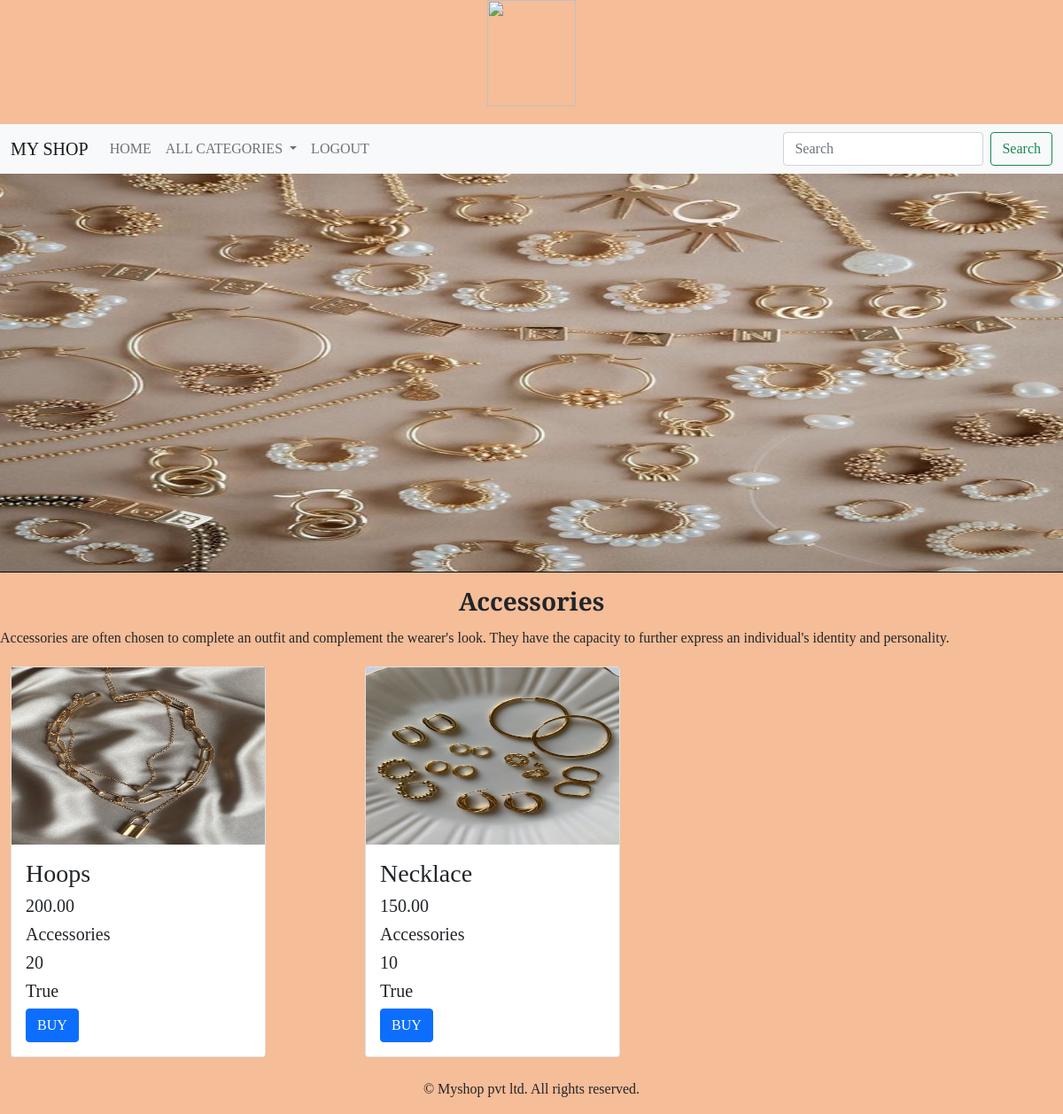
Screenshot of /prod/Accessories/ (signed in) with the database file from the repository.
### shop/models.py (models this page shows, shortened)
class Category(models.Model):
    name=models.CharField(max_length=20)
    desc=models.TextField()
    image=models.ImageField(upload_to="images/category",null=True,blank=True)
    def __str__(self):
        return self.name

class Product(models.Model):
    name=models.CharField(max_length=20)
    desc = models.TextField()
    image = models.ImageField(upload_to="images/category", null=True, blank=True)
    price=models.DecimalField(max_digits=10,decimal_places=2)
    category=models.ForeignKey(Category,on_delete=models.CASCADE)
    stock=models.IntegerField()
    available = models.BooleanField(default=True)
    created = models.DateTimeField(auto_now_add=True)
    updated = models.DateTimeField(auto_now=True)

### shop/views.py (the view)
# urls.py: path('prod/<str:p>/', views.prod, name="prod"),
@login_required
def prod(request, p):
        c = Category.objects.get(name=p)
        j=Product.objects.filter(category=c)
        return render(request, 'products.html', {'c': c,'j':j})

### cart/context_processors.py (called while the page is built)
def total(request):
    item_count=0
    if request.user:
        u=request.user
        try:
            cart=Cart.objects.filter(user=u)
            for i in cart:
                item_count += i.quantity
        except:
            item_count=0
    return{'count':item_count}

### shop/context_processors.py (called while the page is built)
def menu_links(requet):
    c=Category.objects.all()
    return{"links":c}

### templates/products.html
{% extends 'base.html' %}
{% load static %}
{% block content %}
<div>
    <img src="{{ c.image.url }}" height="450px" width="100%">
</div>
<div class="comtainer-fluid mt-3">
    <h3 class="text-center fw-bold" > {{ c.name }}</h3>
    <p style="text-align:justify;line-height:2;"> {{ c.desc }}</p>
</div>
<div class="container-fluid">
    <div class="row">
        {% for i in j %}
            <div class="col-md-4 mb-4">
                <div class="card" style="width: 18rem;">
                    <img src="{{i.image.url}}" height="200px" width="100%">
                    <div class="card-body">
                        <h3 class="card-title">{{ i.name }}</h3>
                        <h5>{{i.price}}</h5>
                        <h5>{{i.category}}</h5>
                        <h5>{{i.stock}}</h5>
                        <h5>{{i.available}}</h5>
                        <a href="{% url 'shop:detail' i.name %}" class="btn btn-primary">BUY</a>
                    </div>
                </div>
            </div>
        {% endfor %}
    </div>
</div>
{% endblock %}

### templates/base.html (shortened to what this page needs)
<!DOCTYPE html>
{% load static %}
<html lang="en">
<head>
    <link href="https://cdn.jsdelivr.net/npm/bootstrap@5.0.2/dist/css/bootstrap.min.css" rel="stylesheet">
    <link rel="stylesheet" href="{% static 'css/style.css' %}">
    <link rel="stylesheet" href="https://cdnjs.cloudflare.com/ajax/libs/font-awesome/6.5.1/css/all.min.css" />
</head>
<body style="background-color: #f5bd98;">
<header>
    <div class="container-fluid">
        <center><img src="{% static 'images/logo1.jpg' %}" height="120px" width="100px"></center>
    </div>
</header>
    <nav class="navbar navbar-expand-lg navbar-light bg-light" style="margin-top: 20px;">
  <div class="container-fluid" >
    <a class="navbar-brand" href="#">MY SHOP</a>
    <div class="collapse navbar-collapse" id="navbarSupportedContent">
      <ul class="navbar-nav me-auto mb-2 mb-lg-0">
        <li class="nav-item">
          <a class="nav-link " aria-current="page" href="{% url 'shop:allcategories' %}">HOME</a>
        </li>
        <li class="nav-item dropdown">
          <a class="nav-link dropdown-toggle" href="#" id="navbarDropdown" role="button" data-bs-toggle="dropdown" aria-expanded="false">
            ALL CATEGORIES
          </a>
          {% if user.is_authenticated %}
              <li class="nav-item">
          <a class="nav-link " aria-current="page" href="{%  url 'shop:logout' %}">LOGOUT</a>
        </li>
        {% endif %}
        </li>
      </ul>
      <form class="d-flex" method="post" action="{% url 'search:search' %}">
        <input class="form-control me-2" name="q" type="search" placeholder="Search" aria-label="Search">
        <button class="btn btn-outline-success" type="submit">Search</button>
      </form>
    </div>
  </div>
</nav>
{% block content %}
{% endblock %}
<footer class="footer" >
    <div class="container-fluid text-center">
        <p>&copy; Myshop pvt ltd. All rights reserved.</p>
    </div>
</footer>
</body>
</html>

### static/css/style.css (style rules this page uses)
body { font-family: 'Playfair Display', serif; }

### rows the page displays
Category: image (picture), name "Accessories", desc "Accessories are often chosen to complete an outfit and complement the wearer's look. They have the capacity to further express an individual's identity and personality."
Product: image (picture), name "Hoops", price "200.00", category "Accessories", stock "20", available "True"
Product: image (picture), name "Necklace", price "150.00", category "Accessories", stock "10", available "True"
